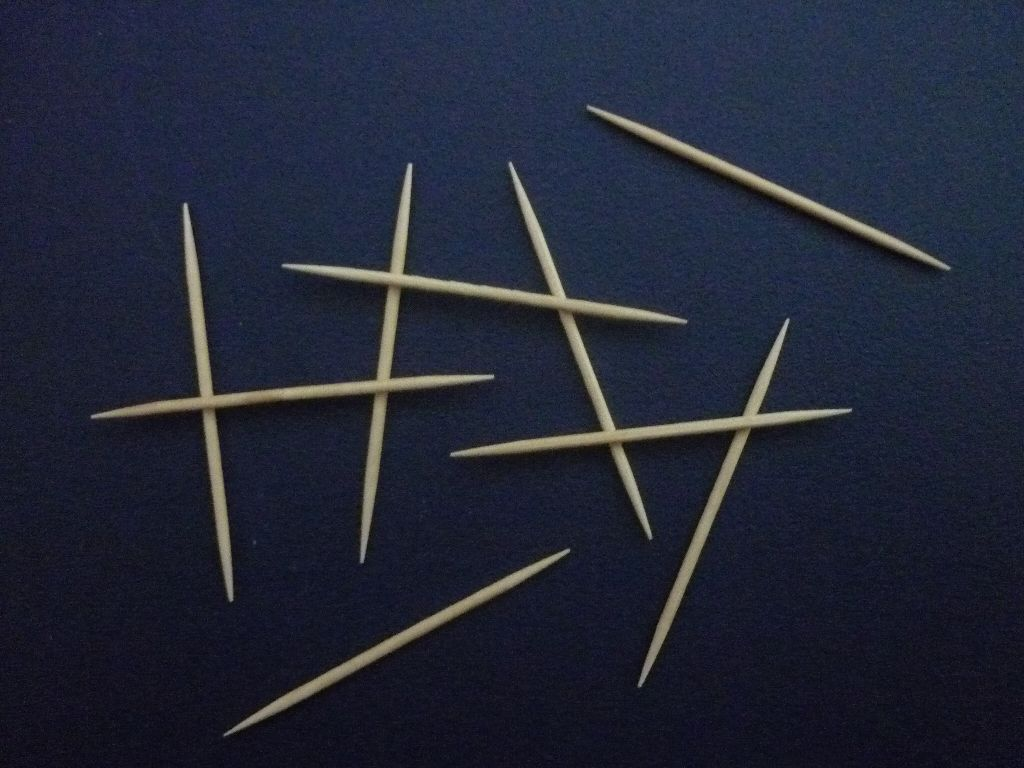
#> input picture pic-original/DSC_0337.jpg, 1024 x 768 px, found by its file name
$ python main_v1.py
#> lines starting #> are read from the running program, lines starting #| are printed output that depends on the picture; after the words box and inside, x2 and y2 are one past the last pixel; in counts of white or black regions, pixels touching at a corner belong together
import cv2
import numpy as np

#             6             9               4               18
src = ["DSC_0337.jpg", "DSC_0336.jpg", "DSC_0340.JPG", "DSC_0339.JPG",
       "DSC_0338.JPG", "DSC_0343.JPG"]
#            18               7

for i in range(0, len(src)):
    print(str(src[i]))
    img = cv2.imread("stick-with-noise/" + str(src[i]))
#> img is the input picture: shape (768, 1024, 3); mean B, G, R 54.6, 38.7, 34
    gray = cv2.cvtColor(img, cv2.COLOR_BGR2GRAY)
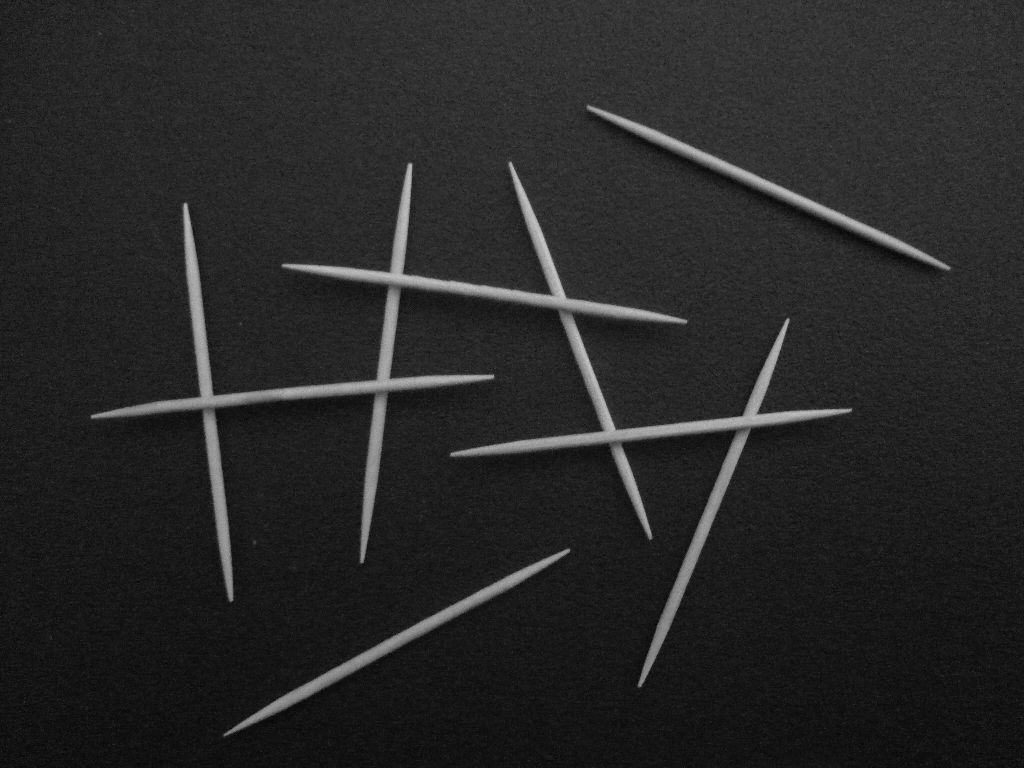
#> gray: shape (768, 1024); min 2, max 207, mean 39.1

    gray = cv2.medianBlur(gray, 3)

    thresh = cv2.adaptiveThreshold(gray, 255, cv2.ADAPTIVE_THRESH_GAUSSIAN_C, cv2.THRESH_BINARY, 171, -20)
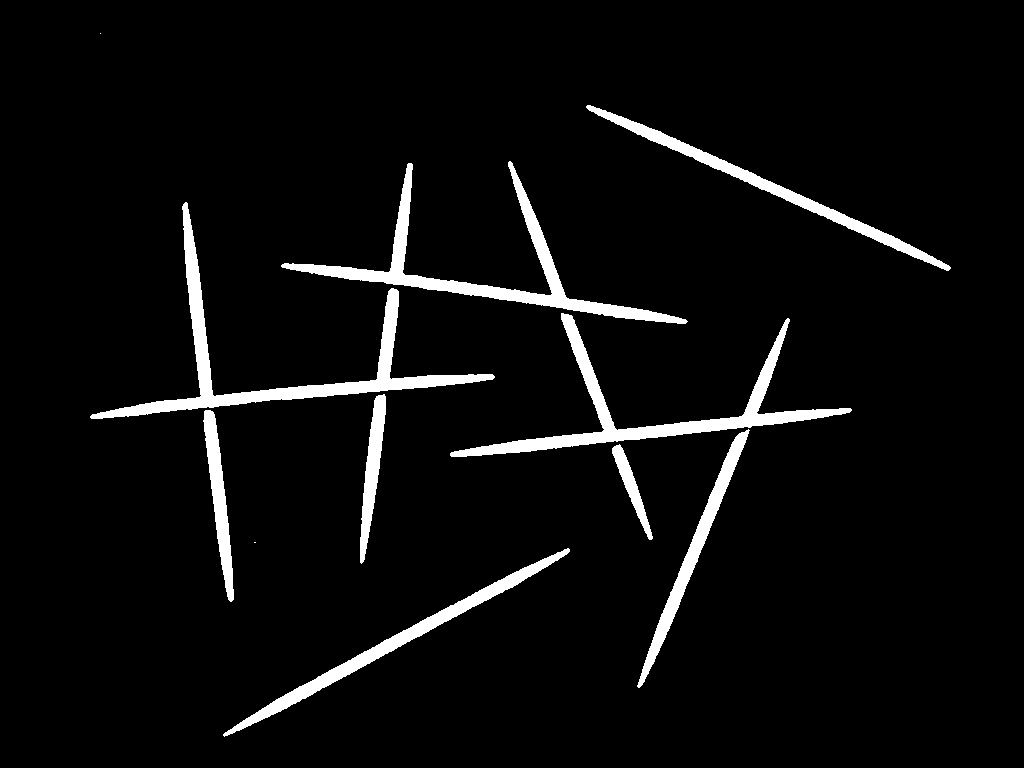
#> thresh: shape (768, 1024); 4.9% white; 11 white regions (2 under 20 px), largest, box (x1, y1, x2, y2) and area: (90, 202, 495, 419) 7845, (281, 161, 688, 324) 7104, (450, 313, 852, 457) 6932
    # cv2.imshow('Color',thresh)
    # cv2.waitKey(0)
    layers = 4 * [0]
    for i in range(0, len(layers)):
        layers[i] = gray.copy()
        layers[i].fill(0)
#> after the loop, layers = 4 items

    linesP = cv2.HoughLinesP(thresh, 1, np.pi / 180, 230, None, 300, 45)
#> linesP = 72 rows, first 6: [90, 416, 492, 374], [186, 202, 233, 589], [90, 417, 493, 375], [638, 686, 786, 319], [256, 722, 569, 549], [282, 264, 687, 321]
    select = 0
    color = None
    if linesP is not None:
        for i in range(0, len(linesP)):
            l = linesP[i][0]
            x = l[2] - l[0]
            y = l[1] - l[3]
            alfa = np.rad2deg(np.arctan2(y, x))
            if alfa < 0:
                alfa = 180 + alfa

            if alfa < 45 and alfa >= 0:
                color = (255, 0, 0)
                select = 0
            elif alfa > 45 and alfa <= 90:
                color = (0, 0, 255)
                select = 1
            elif alfa > 90 and alfa <= 135:
                color = (0, 255, 0)
                select = 2
            elif alfa > 135 and alfa <= 180:
                color = (0, 255, 255)
                select = 3
            cv2.line(layers[select], (l[0], l[1]), (l[2], l[3]), 255, 2, cv2.LINE_AA)
            cv2.line(img, (l[0], l[1]), (l[2], l[3]), color, 1, cv2.LINE_AA)
#> this loop made 72 passes
#> (l, x, y, alfa, color, select) on passes 1 to 12: ([90, 416, 492, 374], 402, 42, 5.96, (255, 0, 0), 0), ([186, 202, 233, 589], 47, -387, 96.92, (0, 255, 0), 2), ([90, 417, 493, 375], 403, 42, 5.95, (255, 0, 0), 0), ([638, 686, 786, 319], 148, 367, 68.04, (0, 0, 255), 1), ([256, 722, 569, 549], 313, 173, 28.93, (255, 0, 0), 0), ([282, 264, 687, 321], 405, -57, 172, (0, 255, 255), 3), ([237, 724, 568, 548], 331, 176, 28, (255, 0, 0), 0), ([587, 108, 948, 269], 361, -161, 156, (0, 255, 255), 3), ([454, 451, 851, 409], 397, 42, 6.04, (255, 0, 0), 0), ([362, 562, 411, 163], 49, 399, 83, (0, 0, 255), 1), ([509, 161, 651, 533], 142, -372, 110.9, (0, 255, 0), 2), ([587, 105, 949, 266], 362, -161, 156, (0, 255, 255), 3)
#> (x, y, alfa, color, select) on passes 61 to 66: (40, 325, 82.98, (0, 0, 255), 1), (38, -312, 96.94, (0, 255, 0), 2), (341, 181, 27.96, (255, 0, 0), 0), (139, -364, 110.9, (0, 255, 0), 2), (40, -327, 96.97, (0, 255, 0), 2), (125, 309, 67.98, (0, 0, 255), 1)
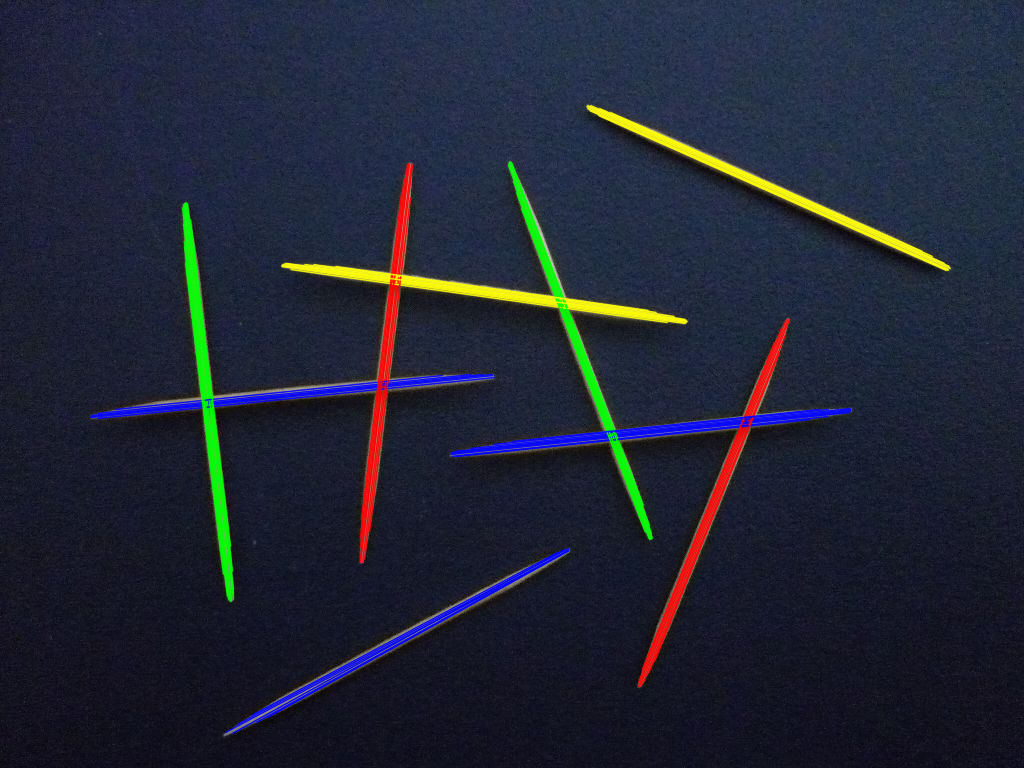
#> img: shape (768, 1024, 3); 4.8% of pixels changed, all inside (x1, y1, x2, y2) = (90, 104, 952, 735)

    kernel = np.ones((5, 5), np.uint8)
    contours = 4 * [None]
    sticks = 0
    for j in range(0, len(layers)):
        contours[j], _ = cv2.findContours(layers[j], cv2.RETR_LIST, cv2.CHAIN_APPROX_NONE)
        #         print("Layer " + str(i) + ": " + str(len(contours[i])))
        sticks += len(contours[j])
#> this loop made 4 passes
#> sticks on passes 1 to 4: 3, 5, 7, 9
#> after the loop, contours = 4 items; sticks = 9

    print('    Number of sticks:', str(sticks))
#|     Number of sticks: 9
    #    cv2.imshow('Color', img)
    #    cv2.waitKey(0)
    cv2.destroyAllWindows()
#> pass 2 of the loop `for i in range(0, len(src)):`:
#| DSC_0336.jpg
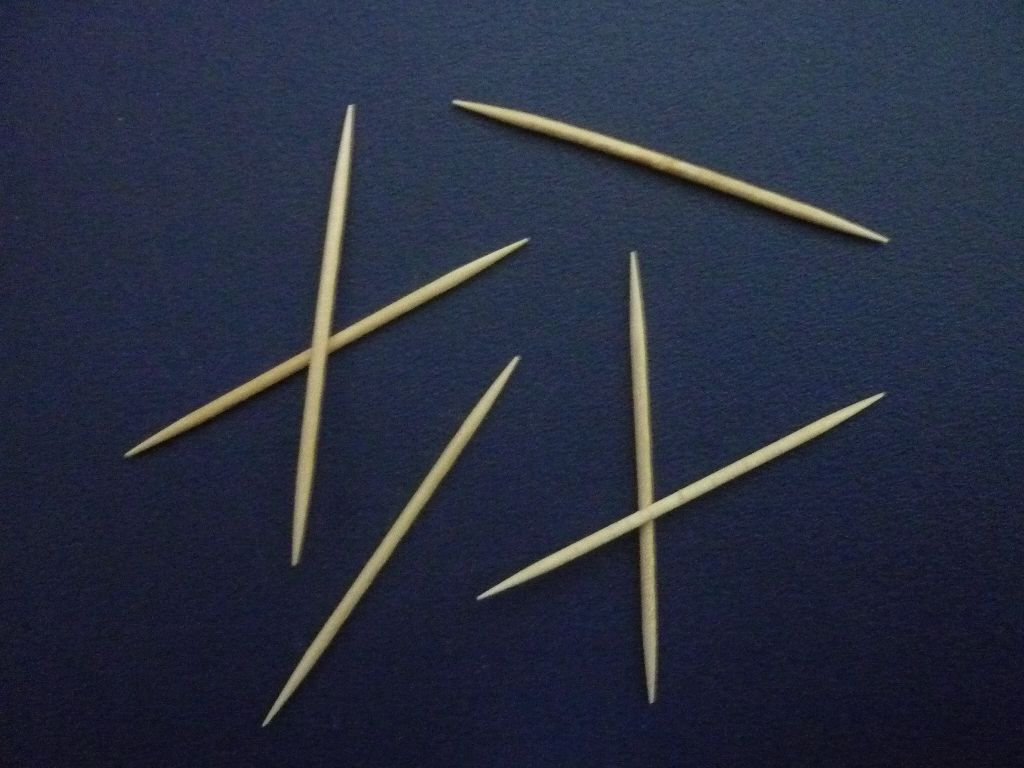
#> input picture pic-original/DSC_0336.jpg, 1024 x 768 px, found by its file name
#> img is the input picture: shape (768, 1024, 3); mean B, G, R 64.4, 46.3, 40.1
#> `thresh = cv2.adaptiveThreshold(gray, 255, cv2.ADAPTIVE_THRESH_GAUSSIAN..`:
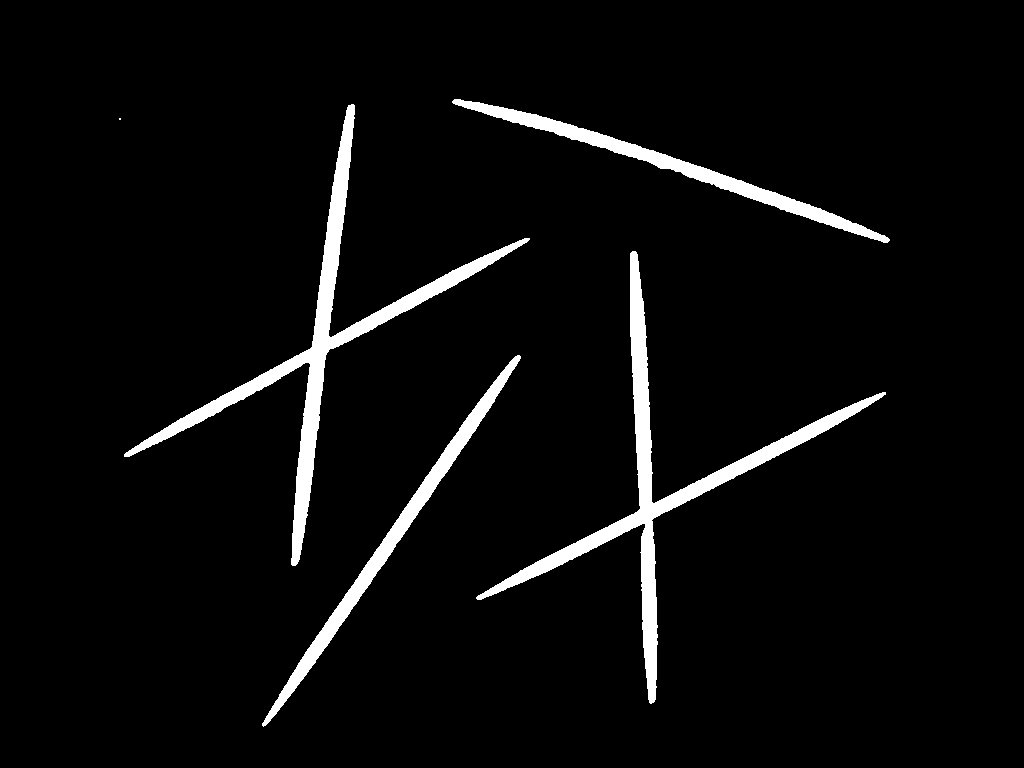
#> thresh: shape (768, 1024); 4.4% white; 5 white regions (1 under 20 px), largest, box (x1, y1, x2, y2) and area: (124, 104, 530, 566) 11820, (476, 251, 886, 704) 11598, (262, 355, 521, 727) 5720, (452, 99, 890, 243) 5607
#> linesP = 61 rows, first 6: [126, 452, 529, 238], [263, 725, 520, 357], [124, 455, 528, 240], [262, 723, 519, 355], [294, 565, 351, 104], [299, 559, 354, 108]
#> the loop `for i in range(0, len(linesP)):` made 61 passes
#> (l, x, y, alfa, color, select) on passes 1 to 8: ([126, 452, 529, 238], 403, 214, 27.97, (255, 0, 0), 0), ([263, 725, 520, 357], 257, 368, 55.07, (0, 0, 255), 1), ([124, 455, 528, 240], 404, 215, 28.02, (255, 0, 0), 0), ([262, 723, 519, 355], 257, 368, 55.07, (0, 0, 255), 1), ([294, 565, 351, 104], 57, 461, 82.95, (0, 0, 255), 1), ([299, 559, 354, 108], 55, 451, 83.05, (0, 0, 255), 1), ([297, 563, 353, 104], 56, 459, 83.04, (0, 0, 255), 1), ([633, 251, 649, 702], 16, -451, 92.03, (0, 255, 0), 2)
#> after the loop `for i in range(0, len(linesP)):`:
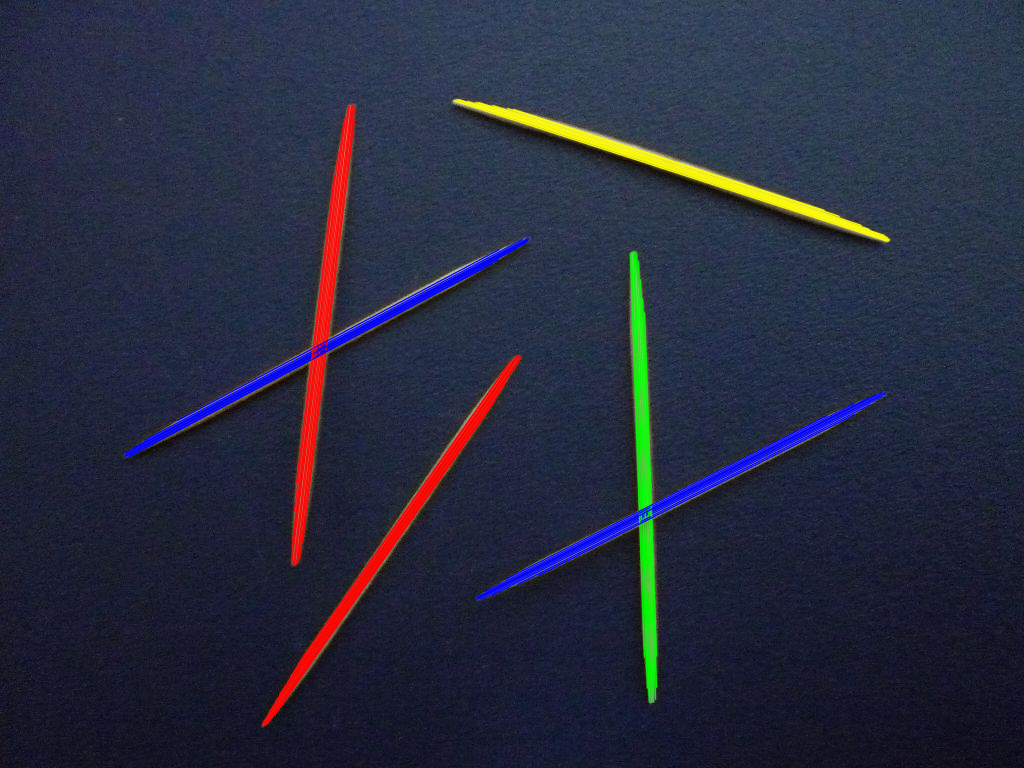
#> img: shape (768, 1024, 3); 4.39% of pixels changed, all inside (x1, y1, x2, y2) = (124, 98, 891, 728)
#> the loop `for j in range(0, len(layers)):` made 4 passes
#|     Number of sticks: 6
#> pass 3 of the loop `for i in range(0, len(src)):`:
#| DSC_0340.JPG
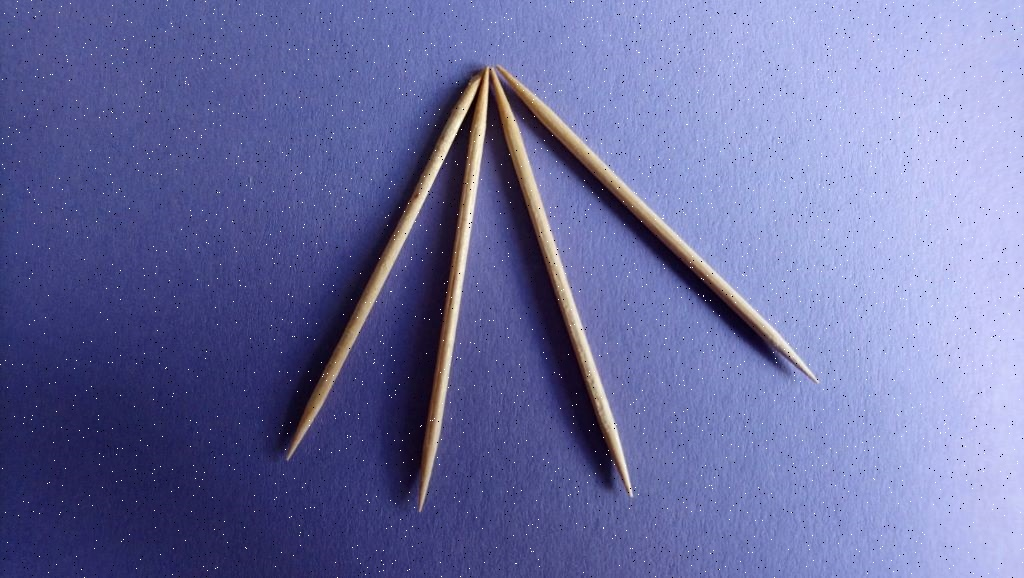
#> input picture Palcikak_szamolasa/DSC_0340.JPG, 1024 x 578 px, found by its file name
#> img is the input picture: shape (578, 1024, 3); mean B, G, R 161, 109.3, 106.1
#> `thresh = cv2.adaptiveThreshold(gray, 255, cv2.ADAPTIVE_THRESH_GAUSSIAN..`:
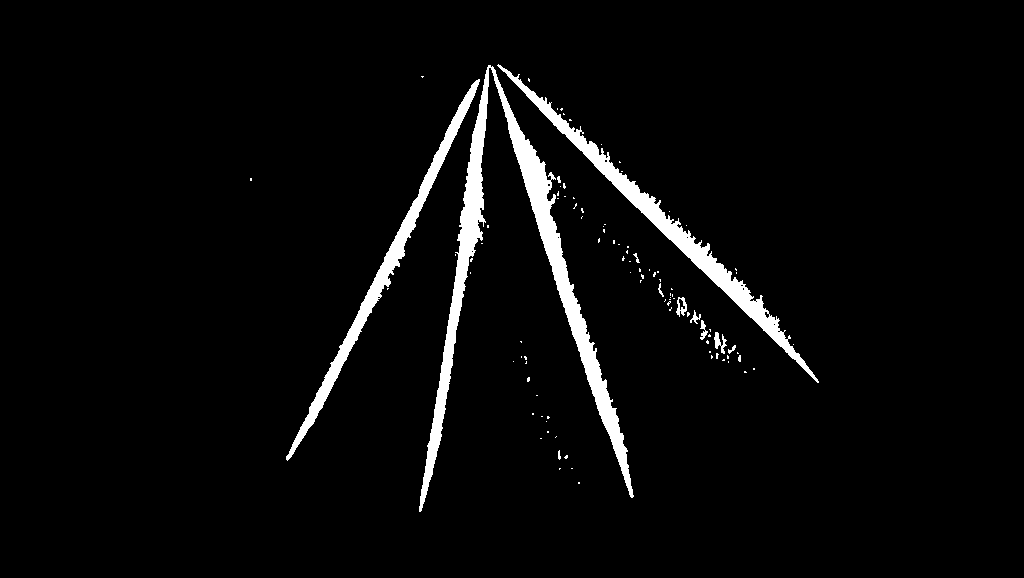
#> thresh: shape (578, 1024); 3.8% white; 101 white regions (89 under 20 px), largest, box (x1, y1, x2, y2) and area: (419, 65, 634, 512) 11393, (497, 64, 819, 383) 5961, (286, 79, 480, 461) 4463
#> the loop `for i in range(0, len(linesP)):` made 30 passes
#> after the loop `for i in range(0, len(linesP)):`:
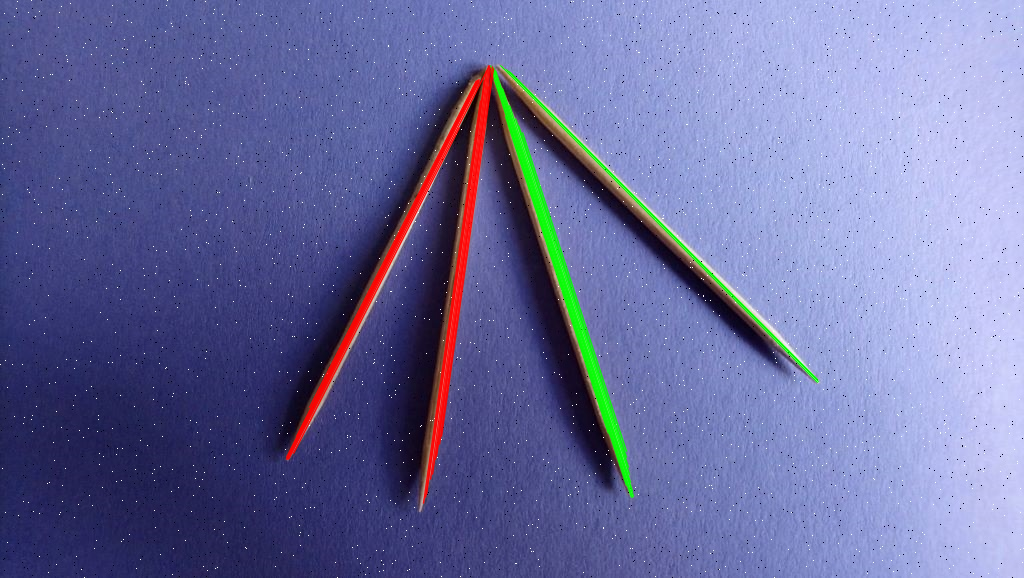
#> img: shape (578, 1024, 3); 2.71% of pixels changed, all inside (x1, y1, x2, y2) = (285, 65, 820, 505)
#|     Number of sticks: 4
#> the loop made 6 passes; the first 3 are shown
